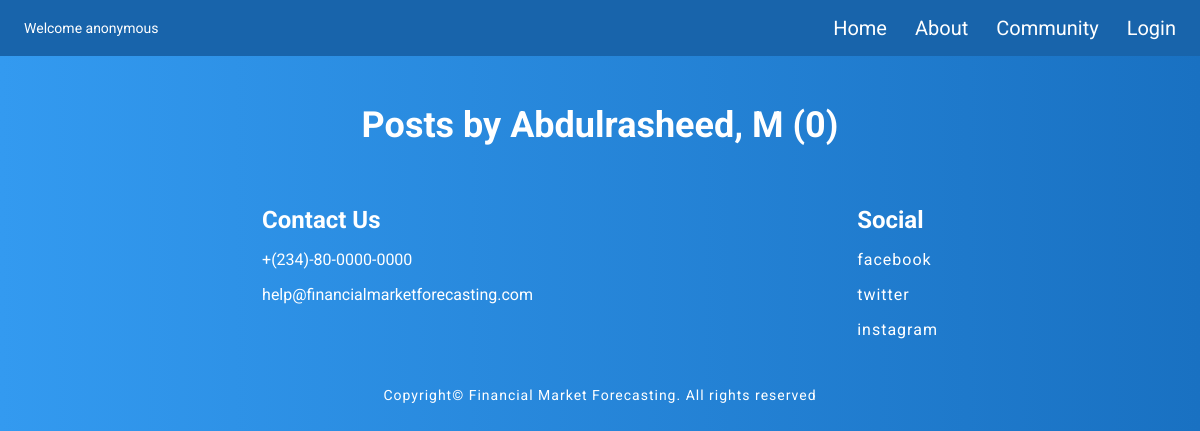
Page /user/mabdulrasheed1210@gmail.com on the earlier database version.
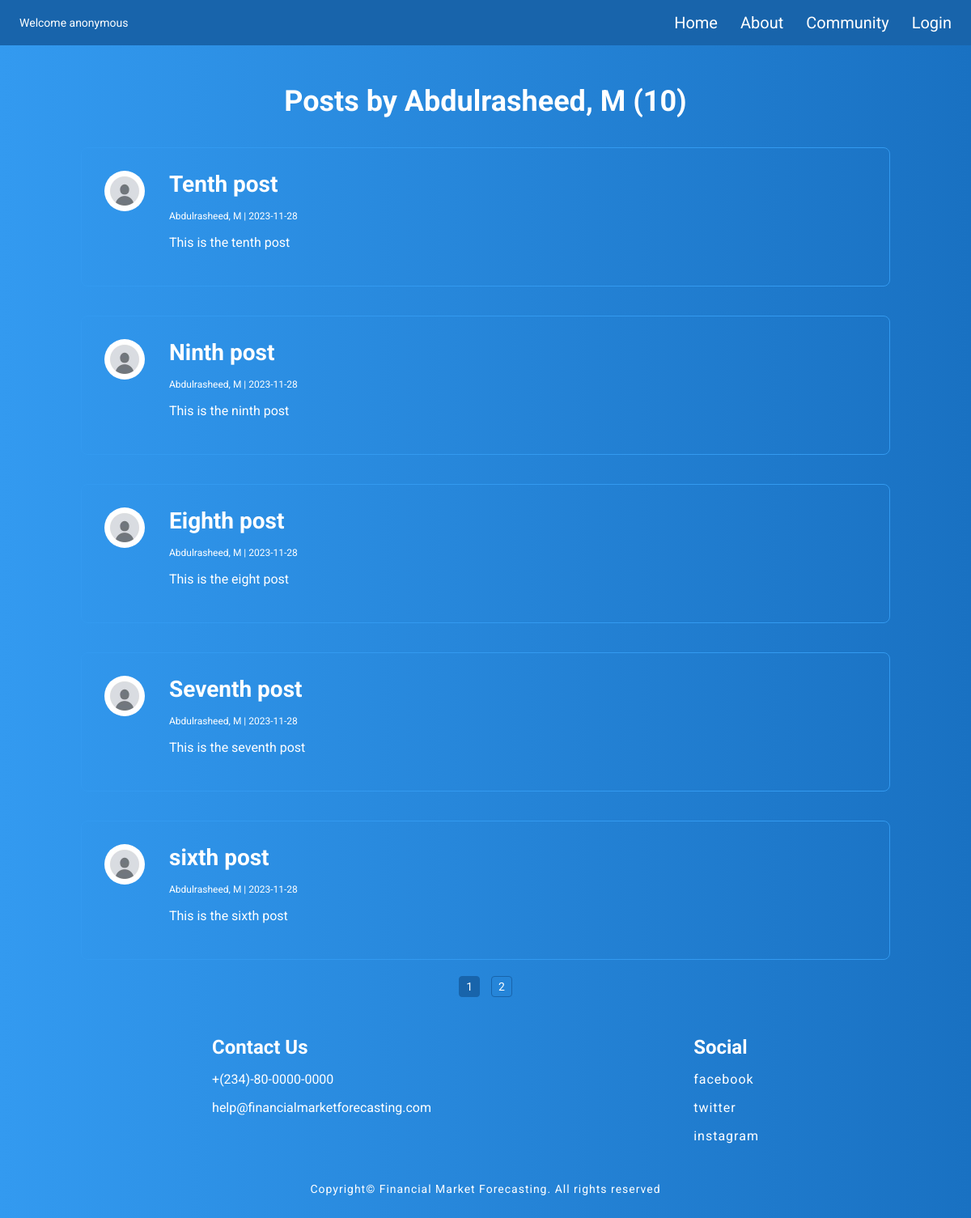
Same page on the later database version.
### forecasting/models.py (models this page shows, shortened)
class User(db.Model, UserMixin):
     id = db.Column(db.Integer, primary_key=True)
     firstname = db.Column(db.String(25), nullable=False)
     lastname = db.Column(db.String(25), nullable=False)
     email = db.Column(db.String(25), unique=True, nullable=False)
     image_file = db.Column(db.String(20), nullable=False, default='default.jpg')
     password = db.Column(db.String(60), nullable=False)
     posts = db.relationship('Post', backref='author', lazy=True)

class Post(db.Model):
     id = db.Column(db.Integer, primary_key=True)
     title = db.Column(db.String(100), nullable=False)
     date_posted = db.Column(db.DateTime, nullable=False, default=datetime.utcnow)
     content = db.Column(db.Text, nullable=False)
     chart = db.Column(db.String(255))
     user_id = db.Column(db.Integer, db.ForeignKey('user.id'), nullable=False)

### forecasting/routes.py (the view)
@app.route("/user/<string:email>")
def user_posts(email):
    page = request.args.get('page', 1, type=int)
    user = User.query.filter_by(email=email).first_or_404()
    posts = Post.query.filter_by(author=user).order_by(Post.date_posted.desc()).paginate(page=page, per_page=5)
    return render_template('user_posts.html', title='User', posts=posts, user=user)

### forecasting/templates/user_posts.html
{% extends "layout.html"%}
{% block content %}
<h1 class="ideas">Posts by {{ user.firstname }}, {{ user.lastname[0] }} ({{ posts.total }})</h1>
{% for post in posts.items %}
<div class="shared-post">
  <div>
    <img src="{{ url_for('static', filename='uploads/' + post.author.image_file)}}" alt="profile" class="user-post-img">
  </div>
  <div class="post-content">
    <a href="{{ url_for('post', post_id=post.id) }}">
      <h3 class="post-content-header">{{ post.title }}</h3>
    </a>
    <p class="post-author-date">{{ post.author.firstname
      }}, {{ post.author.lastname[0] }} | {{
      post.date_posted.strftime('%Y-%m-%d') }}</p>
    <p class="post-comment">{{ post.content }}</p>
  </div>
</div>
{% endfor %}
<div class="pages">
  {% for page_num in posts.iter_pages(left_edge=1, right_edge=1, left_current=1, right_current=2) %}
  {% if page_num %}
  <a href="{{ url_for('user_posts', email= user.email, page=page_num)}}" {% if page_num==posts.page %}class="current" {%
    endif %}>{{
    page_num }}</a>
  {% else %}
  ...
  {% endif %}
  {% endfor %}
</div>
{% endblock content %}

### forecasting/templates/layout.html (shortened to what this page needs)
<!DOCTYPE html>
<html lang="en">
<head>
  <link rel="stylesheet" type="text/css" href="{{ url_for('static', filename='main.css') }}">
</head>
<body>
  <header class="nav-bar">
    {% if current_user.is_authenticated %}
    <p class="greeting">Welcome {{ current_user.firstname }}, {{ current_user.lastname }}</p>
    {% else %}
    <p class="greeting">Welcome anonymous</p>
    {% endif %}
    <nav class="nav-link">
      <ul class="nav">
        <li><a href="{{ url_for('home') }}">Home</a></li>
        <li><a href="{{ url_for('about') }}">About</a></li>
        <li><a href="{{ url_for('community') }}">Community</a></li>
        {% if current_user.is_authenticated %}
        <li><a href="{{ url_for('new_post') }}">Share</a></li>
        <li><a href="#">Premium</a></li>
        <li><a href="{{ url_for('account') }}">Account</a>
        <li><a href="{{ url_for('logout') }}">Logout </a>
        </li>
        {% else %}
        <li>
          <a href="{{ url_for('login') }}">Login</a>
        </li>
        {% endif %}
      </ul>
    </nav>
  </header>
  <main class="cotainer">
    <section class="content">
      {% block content %} {% endblock content %}
    </section>
    <aside class="aside">
      <div>
        <h5 class="aside-header">Contact Us</h5>
        <ul class="aside-list">
          <li>+(234)-80-0000-0000</li>
          <li>help@financialmarketforecasting.com</li>
        </ul>
      </div>
      <div>
        <h5 class="aside-header">Social</h5>
        <ul class="aside-list">
          <li><a href="#">facebook</a></li>
          <li><a href="#">twitter</a></li>
          <li><a href="#">instagram</a></li>
        </ul>
      </div>
    </aside>
  </main>
  <footer>
    <p class="copyright">Copyright&copy; Financial Market Forecasting. All rights reserved</p>
  </footer>
</body>
</html>

### forecasting/static/main.css (style rules this page uses)
* { margin: 0; padding: 0; color: #fff; box-sizing: border-box; font-family: 'Roboto', sans-serif; }
body { background: linear-gradient(to right, #339af0, #1971c2); }
.nav-bar { display: flex; position: fixed; width: 100%; top: 0; z-index: 1000; justify-content: space-between; background-color: #1864ab; align-items: center; padding: 16px 24px; margin: 0 auto; }
.greeting { font-size: 14px; }
.nav { display: flex; gap: 28px; align-items: center; font-size: 20px; list-style-type: none; }
.nav-link a { text-decoration: none; }
.cotainer { max-width: 1000px; margin-top: 60px; margin-left: auto; margin-right: auto; position: relative; }
.copyright { font-size: 14px; text-align: center; letter-spacing: 1px; margin-bottom: 44px; padding: 8px 0; }
.aside { display: flex; justify-content: space-around; margin-top: 44px; margin-bottom: 24px; }
.aside-header { font-size: 24px; }
.aside-list { display: flex; flex-direction: column; list-style-type: none; gap: 16px; margin: 16px 0; }
.aside-list a { text-decoration: none; font-size: 16px; letter-spacing: 1px; }
.email, .password, .confirm-password, .firstname, .lastname, .title, .content { display: flex; flex-direction: column; font-size: 24px; margin-top: 16px; }
.ideas { font-size: 36px; text-align: center; margin-top: 44px; }
.shared-post { display: flex; margin-top: 36px; border-radius: 8px; padding: 28px; border: 1px solid #339af0; gap: 20px; }
.user-post-img { width: 50px; height: 50px; border-radius: 50%; }
.post-content { margin-left: 10px; display: flex; flex-direction: column; }
.post-content a { text-decoration: none; }
.post-content-header { font-size: 28px; margin-bottom: 16px; }
.post-author-date { font-size: 12px; margin-bottom: 16px; }
.post-comment { font-size: 16px; margin-bottom: 16px; }
.pages { text-align: center; margin-top: 16px; }
.pages a { display: inline-block; font-size: 14px; margin: 4px; padding: 4px 8px; text-decoration: none; border: 1px solid #1864ab; border-radius: 4px; }
.pages .current { background-color: #1864ab; }

Differences in the rows shown:
added Post: image_file (placeholder picture), title "Tenth post", author.firstname "Abdulrasheed", author "M", date_posted "2023-11-28", content "This is the tenth post"
added Post: image_file (placeholder picture), title "Ninth post", author.firstname "Abdulrasheed", author "M", date_posted "2023-11-28", content "This is the ninth post"
added Post: image_file (placeholder picture), title "Eighth post", author.firstname "Abdulrasheed", author "M", date_posted "2023-11-28", content "This is the eight post"
added Post: image_file (placeholder picture), title "Seventh post", author.firstname "Abdulrasheed", author "M", date_posted "2023-11-28", content "This is the seventh post"
added Post: image_file (placeholder picture), title "sixth post", author.firstname "Abdulrasheed", author "M", date_posted "2023-11-28", content "This is the sixth post"
Other differences:
{{ posts.total }}: "0" → "10"
new list line: "1"
new list line: "2"
